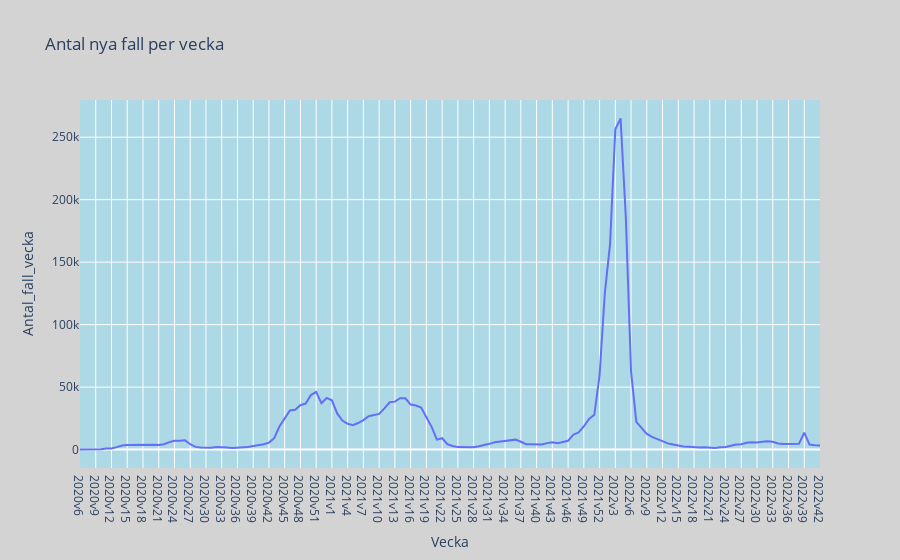

The code cell stored with this chart in its notebook:
### Code cell
# Skapar ett interaktivt linjediagram för antal nya fall per vecka med anpassad bakgrundsfärg
fig = px.line(veckodata_riket, x='Vecka', y='Antal_fall_vecka', title='Antal nya fall per vecka')
fig.update_layout(
    plot_bgcolor='lightblue', 
    paper_bgcolor='lightgrey' 
)

fig.show()

### Figure 1 — Plotly figure (JSON) as saved in the notebook; plotly's stock layout.template omitted (floating-point values rounded to 4 significant figures; data arrays with more than 128 entries replaced by an {"elided": "..."} marker saying what was removed)
{"data": [{"hovertemplate": "Vecka=%{x}<br>Antal_fall_vecka=%{y}<extra></extra>", "legendgroup": "", "line": {"color": "#636efa", "dash": "solid"}, "marker": {"symbol": "circle"}, "mode": "lines", "name": "", "orientation": "v", "showlegend": false, "type": "scatter", "x": {"elided": "142 str values"}, "xaxis": "x", "y": {"elided": "142 int values"}, "yaxis": "y"}], "layout": {"legend": {"tracegroupgap": 0}, "paper_bgcolor": "lightgrey", "plot_bgcolor": "lightblue", "title": {"text": "Antal nya fall per vecka"}, "xaxis": {"anchor": "y", "domain": [0, 1], "title": {"text": "Vecka"}}, "yaxis": {"anchor": "x", "domain": [0, 1], "title": {"text": "Antal_fall_vecka"}}}}
